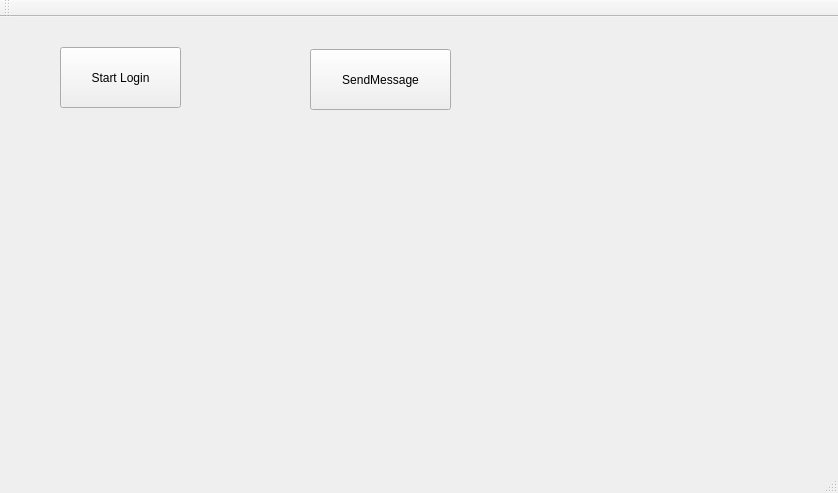
<?xml version="1.0" encoding="UTF-8"?>
<ui version="4.0">
 <class>MainWindow</class>
 <widget class="QMainWindow" name="MainWindow">
  <property name="geometry">
   <rect>
    <x>0</x>
    <y>0</y>
    <width>838</width>
    <height>493</height>
   </rect>
  </property>
  <property name="windowTitle">
   <string>MainWindow</string>
  </property>
  <widget class="QWidget" name="centralWidget">
   <widget class="QPushButton" name="pushButton">
    <property name="geometry">
     <rect>
      <x>60</x>
      <y>30</y>
      <width>121</width>
      <height>61</height>
     </rect>
    </property>
    <property name="text">
     <string>Start Login</string>
    </property>
   </widget>
   <widget class="QPushButton" name="pushButton_2">
    <property name="geometry">
     <rect>
      <x>310</x>
      <y>32</y>
      <width>141</width>
      <height>61</height>
     </rect>
    </property>
    <property name="text">
     <string>SendMessage</string>
    </property>
   </widget>
  </widget>
  <widget class="QMenuBar" name="menuBar">
   <property name="geometry">
    <rect>
     <x>0</x>
     <y>0</y>
     <width>838</width>
     <height>23</height>
    </rect>
   </property>
  </widget>
  <widget class="QToolBar" name="mainToolBar">
   <attribute name="toolBarArea">
    <enum>TopToolBarArea</enum>
   </attribute>
   <attribute name="toolBarBreak">
    <bool>false</bool>
   </attribute>
  </widget>
  <widget class="QStatusBar" name="statusBar"/>
 </widget>
 <layoutdefault spacing="6" margin="11"/>
 <resources/>
 <connections/>
</ui>
